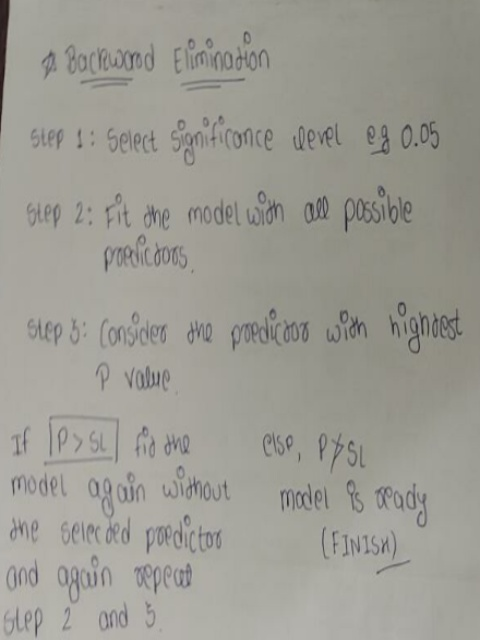
#> input picture Scanned/myImage0.jpg, 480 x 640 px, given in place of the camera
$ python document_scanner.py
#> lines starting #> are read from the running program, lines starting #| are printed output that depends on the picture; after the words box and inside, x2 and y2 are one past the last pixel; in counts of white or black regions, pixels touching at a corner belong together
### utlis.py
import cv2
import numpy as np

## TO STACK ALL THE IMAGES IN ONE WINDOW
def stackImages(imgArray,scale,lables=[]):
    rows = len(imgArray)
    cols = len(imgArray[0])
    rowsAvailable = isinstance(imgArray[0], list)
    width = imgArray[0][0].shape[1]
    height = imgArray[0][0].shape[0]
    if rowsAvailable:
        for x in range ( 0, rows):
            for y in range(0, cols):
                imgArray[x][y] = cv2.resize(imgArray[x][y], (0, 0), None, scale, scale)
                if len(imgArray[x][y].shape) == 2: imgArray[x][y]= cv2.cvtColor( imgArray[x][y], cv2.COLOR_GRAY2BGR)
        imageBlank = np.zeros((height, width, 3), np.uint8)
        hor = [imageBlank]*rows
        hor_con = [imageBlank]*rows
        for x in range(0, rows):
            hor[x] = np.hstack(imgArray[x])
            hor_con[x] = np.concatenate(imgArray[x])
        ver = np.vstack(hor)
        ver_con = np.concatenate(hor)
    else:
        for x in range(0, rows):
            imgArray[x] = cv2.resize(imgArray[x], (0, 0), None, scale, scale)
            if len(imgArray[x].shape) == 2: imgArray[x] = cv2.cvtColor(imgArray[x], cv2.COLOR_GRAY2BGR)
        hor= np.hstack(imgArray)
        hor_con= np.concatenate(imgArray)
        ver = hor
    if len(lables) != 0:
        eachImgWidth= int(ver.shape[1] / cols)
        eachImgHeight = int(ver.shape[0] / rows)
        for d in range(0, rows):
            for c in range (0,cols):
                cv2.rectangle(ver,(c*eachImgWidth,eachImgHeight*d),(c*eachImgWidth+len(lables[d][c])*13+27,30+eachImgHeight*d),(255,255,255),cv2.FILLED)
                cv2.putText(ver,lables[d][c],(eachImgWidth*c+10,eachImgHeight*d+20),cv2.FONT_HERSHEY_COMPLEX,0.7,(255,0,255),2)
    return ver

# [12 lines left out: function reorder, not called in this run]

def biggestContour(contours):
    biggest = np.array([])
    max_area = 0
    for i in contours:
        area = cv2.contourArea(i)
        if area > 5000:
            peri = cv2.arcLength(i, True)
            approx = cv2.approxPolyDP(i, 0.02 * peri, True)
            if area > max_area and len(approx) == 4:
                biggest = approx
                max_area = area
    return biggest,max_area

# [7 lines left out: function drawRectangle, not called in this run]

def nothing(x):
    pass

def initializeTrackbars(intialTracbarVals=0):
    cv2.namedWindow("Trackbars")
    cv2.resizeWindow("Trackbars", 360, 240)
    cv2.createTrackbar("Threshold1", "Trackbars", 200,255, nothing)
    cv2.createTrackbar("Threshold2", "Trackbars", 200, 255, nothing)


def valTrackbars():
    Threshold1 = cv2.getTrackbarPos("Threshold1", "Trackbars")
    Threshold2 = cv2.getTrackbarPos("Threshold2", "Trackbars")
    src = Threshold1,Threshold2
    return src

### document_scanner.py
import cv2 as cv
import numpy as np
import utlis

########################################################################
webCamFeed = True
cap = cv.VideoCapture(1)
cap.set(10,160)
heightImg = 640
widthImg  = 480
########################################################################

utlis.initializeTrackbars()
count=0

while True:

    if webCamFeed:
        success, img = cap.read()
#> img is the input picture: shape (640, 480, 3); mean B, G, R 147.8, 155.6, 156.9
    else:
        print("Webcam Footage Not Detected")
        break

    img = cv.resize(img, (widthImg, heightImg)) # Resizing the Image
    imgBlank = np.zeros((heightImg,widthImg, 3), np.uint8) # Blank Image for Mask, Contours, etc.
    imgGray = cv.cvtColor(img, cv.COLOR_BGR2GRAY) # Convert Image to Grayscale
    imgBlur = cv.GaussianBlur(imgGray, (5, 5), 1) # Add Gaussian Blur to Grayscale Image

    thres=utlis.valTrackbars() # Get Track Bar Values for Thresholds
    imgThreshold = cv.Canny(imgBlur,thres[0],thres[1]) # Applying Canny Edge Detection
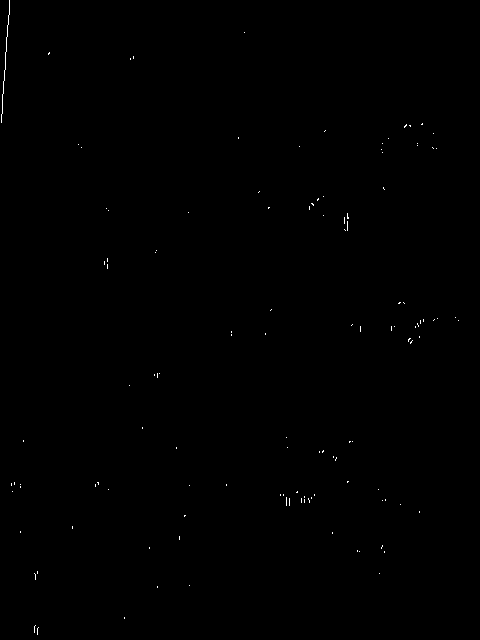
#> imgThreshold: shape (640, 480); 0.15% white in thin lines or dots

    kernel = np.ones((5, 5))
    imgDial = cv.dilate(imgThreshold, kernel, iterations=2) # Applying Dilation on the Image
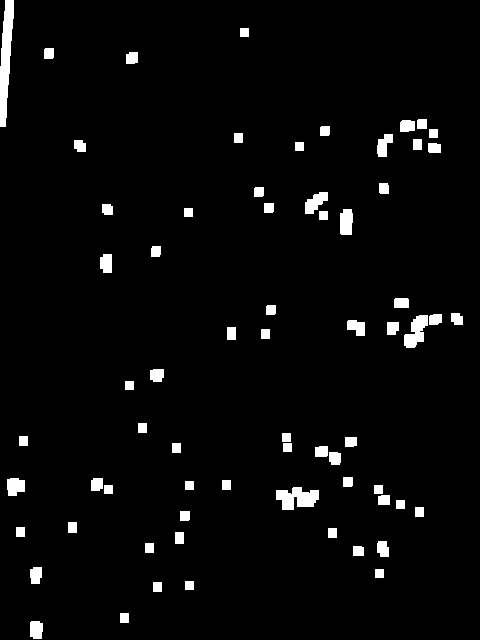
#> imgDial: shape (640, 480); 3.3% white; 68 white regions, largest, box (x1, y1, x2, y2) and area: (0, 0, 14, 127) 1103, (276, 487, 319, 510) 665, (404, 315, 428, 348) 478
    imgThreshold = cv.erode(imgDial, kernel, iterations=1)  # Applying Erosion on the Image
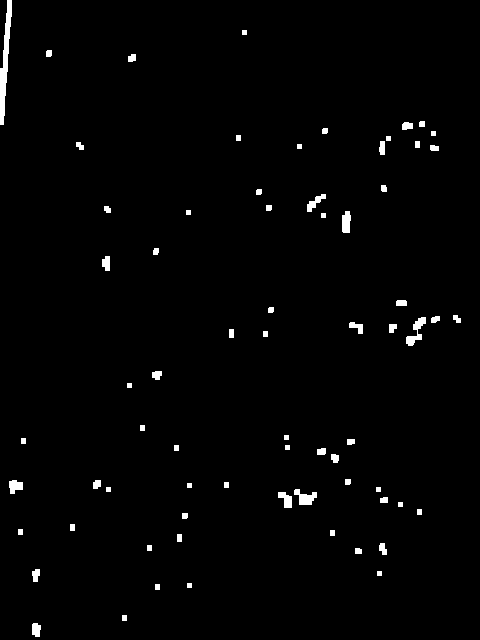
#> imgThreshold: shape (640, 480); 1.4% white; 70 white regions

    # Find all the Contours in the Image
    imgContours = img.copy()
    imgBigContour = img.copy()
    contours, hierarchy = cv.findContours(imgThreshold, cv.RETR_EXTERNAL, cv.CHAIN_APPROX_SIMPLE)
#> contours = 70 contours, 15 with area under 20; largest, box (x1, y1, x2, y2) and area: (0, 0, 12, 125) 550, (406, 317, 426, 346) 185, (294, 489, 317, 505) 170, (342, 211, 351, 233) 141, (9, 480, 23, 494) 118
    cv.drawContours(imgContours, contours, -1, (0, 255, 0), 10) # Draw all Detected Contours
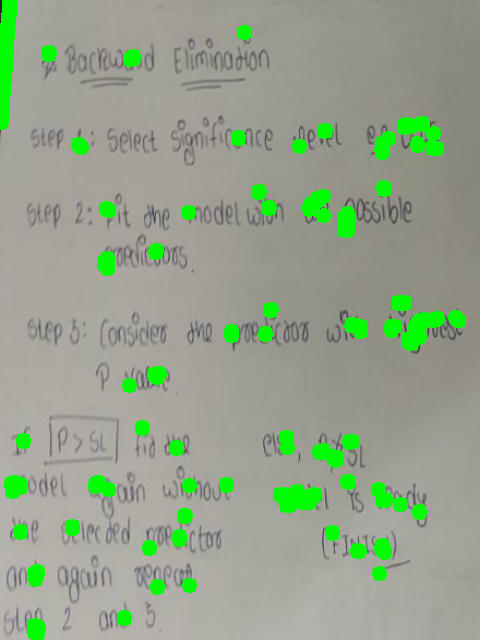
#> imgContours: shape (640, 480, 3); 6.26% of pixels changed, all inside (x1, y1, x2, y2) = (0, 0, 466, 640)

    # Find the Biggest Contour
    biggest, maxArea = utlis.biggestContour(contours)
#> the loop in biggestContour, `for i in contours:` made 70 passes
#> area on passes 1, 6, 7, 9, 14, 17, 18, 19, 24, 25, 26, 27: 86, 61.5, 28.5, 52.5, 24.5, 32.5, 115.5, 170.5, 47, 118, 24.5, 46.5
#> (i, area) on passes 2, 3, 8, 10, 11, 12: ([[122, 615], [122, 620], [126, 620], [126, 615]], 20), ([[155, 584], [155, 589], [159, 589], [159, 584]], 20), ([[147, 545], [147, 550], [151, 550], [151, 545]], 20), ([[177, 534], [177, 541], [181, 541], [181, 534]], 28), ([[330, 530], [330, 535], [334, 535], [334, 530]], 20), ([[18, 529], [18, 534], [22, 534], [22, 529]], 20)
#> after the loop in biggestContour, `for i in contours:`: biggest = empty array; max_area = 0
#> biggest = empty array; maxArea = 0
    if biggest.size != 0:
        biggest=utlis.reorder(biggest)
        cv.drawContours(imgBigContour, biggest, -1, (0, 255, 0), 20) # Draw the Biggest Contour

        imgBigContour = utlis.drawRectangle(imgBigContour,biggest,2)
        pts1 = np.float32(biggest) # Prepare Points for Wrap
        pts2 = np.float32([[0, 0],[widthImg, 0], [0, heightImg],[widthImg, heightImg]])
        matrix = cv.getPerspectiveTransform(pts1, pts2)

        imgWarpColored = cv.warpPerspective(img, matrix, (widthImg, heightImg))

        # Remove 20 Pixels from each side
        imgWarpColored=imgWarpColored[20:imgWarpColored.shape[0] - 20, 20:imgWarpColored.shape[1] - 20]
        imgWarpColored = cv.resize(imgWarpColored,(widthImg,heightImg))

        # Applying Adaptive Threshold
        imgWarpGray = cv.cvtColor(imgWarpColored,cv.COLOR_BGR2GRAY)
        imgAdaptiveThre= cv.adaptiveThreshold(imgWarpGray, 255, 1, 1, 7, 2)
        imgAdaptiveThre = cv.bitwise_not(imgAdaptiveThre)
        imgAdaptiveThre=cv.medianBlur(imgAdaptiveThre,3)

        # Image Array for Display
        imageArray = ([img,imgGray,imgThreshold,imgContours],
                      [imgBigContour,imgWarpColored, imgWarpGray,imgAdaptiveThre])

    else:
        imageArray = ([img,imgGray,imgThreshold,imgContours],
                      [imgBlank, imgBlank, imgBlank, imgBlank])

    # labels for Each Image
    lables = [["Original","Gray","Threshold","Contours"],
              ["Biggest Contour","Warp Prespective","Warp Gray","Adaptive Threshold"]]

    stackedImage = utlis.stackImages(imageArray,0.75,lables)
#> in stackImages, `rows = len(imgArray)`: rows = 2
#> in stackImages, `cols = len(imgArray[0])`: cols = 4
#> in stackImages, `rowsAvailable = isinstance(imgArray[0], list)`: rowsAvailable = True
#> in stackImages, `hor = [imageBlank]*rows`: hor = 2 items
#> in stackImages, `ver = np.vstack(hor)`:
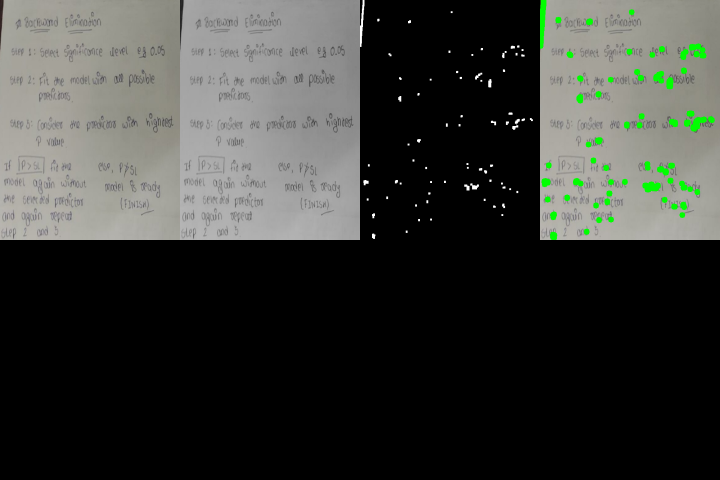
#> ver: shape (960, 1440, 3) (shown at 1/2 size); mean of channels 0, 1, 2 55.7, 59.6, 57.9; drawn as B, G, R
#> in stackImages, `eachImgWidth= int(ver.shape[1] / cols)`: eachImgWidth = 360
#> in stackImages, `eachImgHeight = int(ver.shape[0] / rows)`: eachImgHeight = 480
#> after the loop in stackImages, `for d in range(0, rows):`:
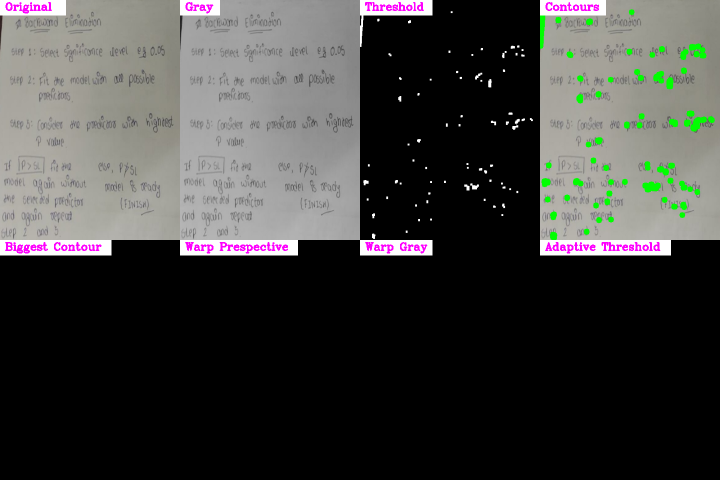
#> ver: shape (960, 1440, 3) (shown at 1/2 size); 3.03% of pixels changed, all inside (x1, y1, x2, y2) = (0, 0, 1342, 511); drawn as B, G, R
    cv.imshow("Result",stackedImage)

    # Save the Image when 's' key is pressed
    if cv.waitKey(1) & 0xFF == ord('s'):
#> (key q is pressed here)
        cv.imwrite("./Scanned/myImage"+str(count)+".jpg", imgWarpColored)
        cv.rectangle(stackedImage, ((int(stackedImage.shape[1] / 2) - 230), int(stackedImage.shape[0] / 2) + 50),
                      (1100, 350), (0, 255, 0), cv.FILLED)
        cv.putText(stackedImage, "Scan Saved", (int(stackedImage.shape[1] / 2) - 200, int(stackedImage.shape[0] / 2)),
                    cv.FONT_HERSHEY_DUPLEX, 3, (0, 0, 255), 5, cv.LINE_AA)
        cv.imshow('Result', stackedImage)
        cv.waitKey(300)
        count += 1

    elif cv.waitKey(1) & 0xFF == ord('q'):
#> (key q is pressed here)
        break
